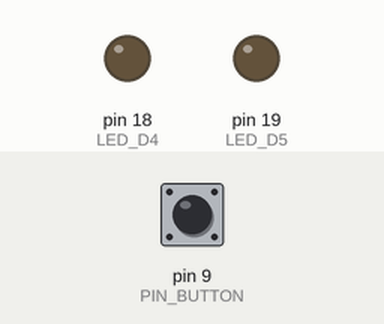
Recording of a sketch running on a simulated Arduino Uno, built with avr-gcc and run on an emulated ATmega328P. On the bench: output pins drawn as LEDs (lit = HIGH). Dashed ring = blinking. The test bench sets the inputs (shaded band); at power-on: pin 9 (PIN_BUTTON) HIGH. What the sketch prints to the serial monitor is not drawn.

Above: at 1.2 s.
1.3 s: pin 9 (PIN_BUTTON) pulled LOW for 0.15 s
At 2.5 s:
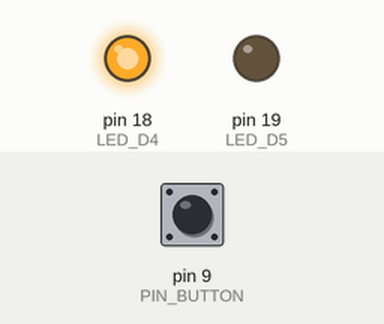
4.4 s: pin 9 (PIN_BUTTON) pulled LOW for 1 s
At 5.8 s:
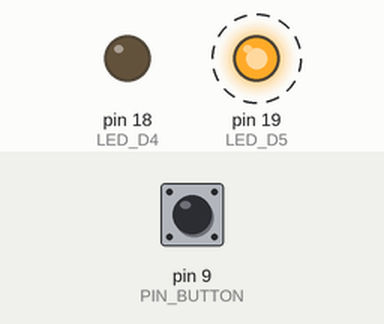
8.4 s: pin 9 (PIN_BUTTON) driven LOW
At 8.9 s:
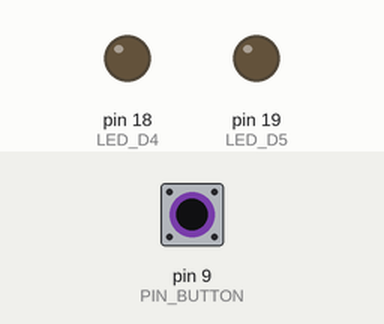
Timing chart, 0 to 11.4 s (numbered marks = the images above; inputs shaded):
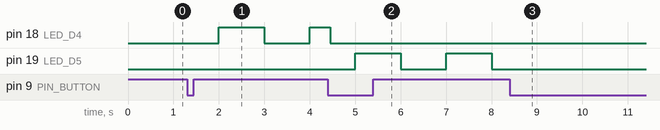

Measured:
- after the input at 1.3 s, pin 18 (LED_D4): LOW → HIGH after 0.70 s, → LOW 1.0 s later, → HIGH 1.0 s later
- after the input at 4.4 s, pin 19 (LED_D5): alternates HIGH for 1.0 s and LOW for 1.0 s, starting after 0.60 s
- after the input at 8.4 s, pin 19 (LED_D5): stops changing and stays LOW

The sketch:

sketch_jan1d.ino
```cpp
// 引脚定义（匹配你的硬件）
#define PIN_BUTTON  9       // 按键引脚
#define LED_D4      18      // D4=GPIO12（高电平亮）
#define LED_D5      19      // D5=GPIO13（高电平亮）

// 配置参数
#define BLINK_INTERVAL 1000 // 闪烁间隔（毫秒）
#define DEBOUNCE_DELAY 50   // 消抖时间

// 状态变量
enum BlinkMode { STOP, BLINK_D4, BLINK_D5 }; // 闪烁模式
BlinkMode currentMode = STOP;

int buttonState = HIGH;
int lastButtonState = HIGH;
unsigned long lastDebounceTime = 0;
unsigned long lastBlinkTime = 0;
bool ledD4_State = LOW;  // 初始熄灭
bool ledD5_State = LOW;

void setup() {
  // 初始化引脚
  pinMode(PIN_BUTTON, INPUT_PULLUP);
  pinMode(LED_D4, OUTPUT);
  pinMode(LED_D5, OUTPUT);
  digitalWrite(LED_D4, ledD4_State);
  digitalWrite(LED_D5, ledD5_State);

  // 串口调试
  Serial.begin(115200);
  Serial.println("按键切换闪烁模式：");
  Serial.println("按1次→D4闪 | 按2次→D5闪 | 按3次→停止");
}

void loop() {
  // ========== 1. 按键消抖 + 模式切换 ==========
  int reading = digitalRead(PIN_BUTTON);
  if (reading != lastButtonState) {
    lastDebounceTime = millis();
  }

  if ((millis() - lastDebounceTime) > DEBOUNCE_DELAY) {
    if (reading != buttonState) {
      buttonState = reading;
      // 检测按键按下（下降沿）
      if (buttonState == LOW) {
        // 切换模式
        currentMode = (BlinkMode)((currentMode + 1) % 3);
        // 模式切换时重置LED状态
        ledD4_State = LOW;
        ledD5_State = LOW;
        digitalWrite(LED_D4, ledD4_State);
        digitalWrite(LED_D5, ledD5_State);
        // 串口打印当前模式
        switch (currentMode) {
          case STOP:
            Serial.println("当前模式：停止闪烁");
            break;
          case BLINK_D4:
            Serial.println("当前模式：D4闪烁");
            break;
          case BLINK_D5:
            Serial.println("当前模式：D5闪烁");
            break;
        }
      }
    }
  }
  lastButtonState = reading;

  // ========== 2. 非阻塞闪烁逻辑 ==========
  if (millis() - lastBlinkTime >= BLINK_INTERVAL) {
    lastBlinkTime = millis();
    switch (currentMode) {
      case BLINK_D4:
        ledD4_State = !ledD4_State;
        digitalWrite(LED_D4, ledD4_State);
        Serial.print("D4状态：");
        Serial.println(ledD4_State ? "亮" : "灭");
        break;
      case BLINK_D5:
        ledD5_State = !ledD5_State;
        digitalWrite(LED_D5, ledD5_State);
        Serial.print("D5状态：");
        Serial.println(ledD5_State ? "亮" : "灭");
        break;
      default: // STOP模式
        break;
    }
  }
}
```
